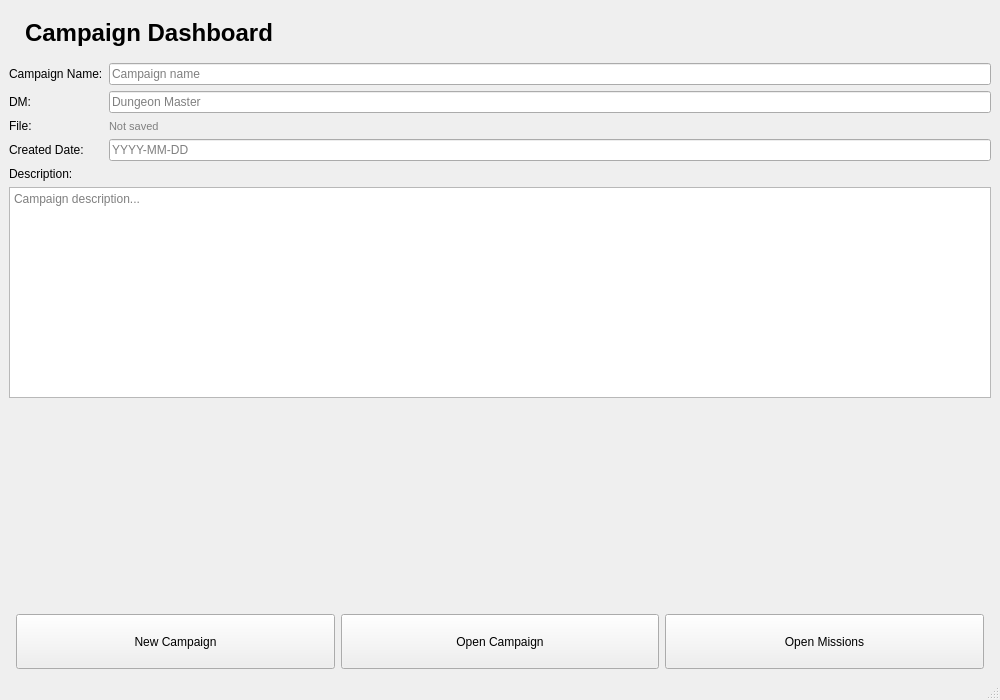
<?xml version="1.0" encoding="UTF-8"?>
<ui version="4.0">
 <class>CampaignDashbord</class>

 <widget class="QMainWindow" name="CampaignDashbord">
  <property name="geometry">
   <rect>
    <x>0</x>
    <y>0</y>
    <width>1000</width>
    <height>700</height>
   </rect>
  </property>

  <property name="windowTitle">
   <string>Campaign Dashboard</string>
  </property>

  <widget class="QWidget" name="centralwidget">
   <layout class="QVBoxLayout" name="mainLayout">

    <item>
     <widget class="QLabel" name="titleLabel">
      <property name="text">
       <string>Campaign Dashboard</string>
      </property>

      <property name="styleSheet">
       <string notr="true">font-size: 24px;
font-weight: bold;
padding: 10px;</string>
      </property>
     </widget>
    </item>

    <item>
     <layout class="QFormLayout" name="campaignInfoLayout">

      <item row="0" column="0">
       <widget class="QLabel" name="campaignNameLabel">
        <property name="text">
         <string>Campaign Name:</string>
        </property>
       </widget>
      </item>

      <item row="0" column="1">
       <widget class="QLineEdit" name="campaignNameEdit">
        <property name="placeholderText">
         <string>Campaign name</string>
        </property>
       </widget>
      </item>

      <item row="1" column="0">
       <widget class="QLabel" name="gmInformationLabel">
        <property name="text">
         <string>DM:</string>
        </property>
       </widget>
      </item>

      <item row="1" column="1">
       <widget class="QLineEdit" name="gmInformationEdit">
        <property name="placeholderText">
         <string>Dungeon Master</string>
        </property>
       </widget>
      </item>

      <item row="2" column="0">
       <widget class="QLabel" name="fileLabel">
        <property name="text">
         <string>File:</string>
        </property>
       </widget>
      </item>

      <item row="2" column="1">
       <widget class="QLabel" name="campaignFileLocationLabel">
        <property name="text">
         <string>Not saved</string>
        </property>

        <property name="styleSheet">
         <string notr="true">color: gray;
font-size: 11px;</string>
        </property>

        <property name="wordWrap">
         <bool>true</bool>
        </property>
       </widget>
      </item>

      <item row="3" column="0">
       <widget class="QLabel" name="createdDateLabel">
        <property name="text">
         <string>Created Date:</string>
        </property>
       </widget>
      </item>

      <item row="3" column="1">
       <widget class="QLineEdit" name="createdDateEdit">
        <property name="placeholderText">
         <string>YYYY-MM-DD</string>
        </property>
       </widget>
      </item>

     </layout>
    </item>

    <item>
     <widget class="QLabel" name="descriptionLabel">
      <property name="text">
       <string>Description:</string>
      </property>
     </widget>
    </item>

    <item>
     <widget class="QPlainTextEdit" name="campaignDescriptionEdit">
      <property name="placeholderText">
       <string>Campaign description...</string>
      </property>
     </widget>
    </item>

    <item>
     <spacer name="mainSpacer">
      <property name="orientation">
       <enum>Qt::Vertical</enum>
      </property>

      <property name="sizeHint" stdset="0">
       <size>
        <width>20</width>
        <height>40</height>
       </size>
      </property>
     </spacer>
    </item>

    <item>
     <layout class="QHBoxLayout" name="campaignButtonsLayout">

      <item>
       <spacer name="leftButtonSpacer">
        <property name="orientation">
         <enum>Qt::Horizontal</enum>
        </property>
       </spacer>
      </item>

      <item>
       <widget class="QPushButton" name="newCampaignButton">
        <property name="minimumSize">
         <size>
          <width>180</width>
          <height>55</height>
         </size>
        </property>

        <property name="text">
         <string>New Campaign</string>
        </property>
       </widget>
      </item>

      <item>
       <widget class="QPushButton" name="openCampaignButton">
        <property name="minimumSize">
         <size>
          <width>180</width>
          <height>55</height>
         </size>
        </property>

        <property name="text">
         <string>Open Campaign</string>
        </property>
       </widget>
      </item>

      <item>
       <widget class="QPushButton" name="openMissionsButton">
        <property name="minimumSize">
         <size>
          <width>180</width>
          <height>55</height>
         </size>
        </property>

        <property name="text">
         <string>Open Missions</string>
        </property>
       </widget>
      </item>

      <item>
       <spacer name="rightButtonSpacer">
        <property name="orientation">
         <enum>Qt::Horizontal</enum>
        </property>
       </spacer>
      </item>

     </layout>
    </item>

   </layout>
  </widget>

  <widget class="QMenuBar" name="menubar">
   <property name="geometry">
    <rect>
     <x>0</x>
     <y>0</y>
     <width>1000</width>
     <height>22</height>
    </rect>
   </property>
  </widget>

  <widget class="QStatusBar" name="statusbar"/>

 </widget>

 <resources/>
 <connections/>
</ui>
